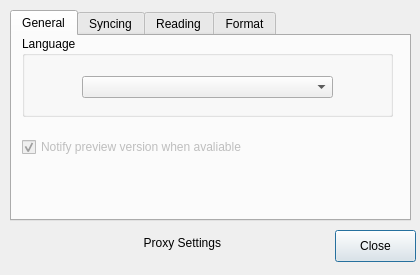
<?xml version="1.0" encoding="UTF-8"?>
<ui version="4.0">
 <class>CWizPreferenceWindow</class>
 <widget class="QDialog" name="CWizPreferenceWindow">
  <property name="geometry">
   <rect>
    <x>0</x>
    <y>0</y>
    <width>420</width>
    <height>275</height>
   </rect>
  </property>
  <property name="sizePolicy">
   <sizepolicy hsizetype="Preferred" vsizetype="Preferred">
    <horstretch>0</horstretch>
    <verstretch>0</verstretch>
   </sizepolicy>
  </property>
  <property name="minimumSize">
   <size>
    <width>420</width>
    <height>275</height>
   </size>
  </property>
  <property name="maximumSize">
   <size>
    <width>420</width>
    <height>275</height>
   </size>
  </property>
  <property name="windowTitle">
   <string>WizPreferenceDialog</string>
  </property>
  <widget class="QTabWidget" name="tabWidget">
   <property name="geometry">
    <rect>
     <x>10</x>
     <y>10</y>
     <width>401</width>
     <height>211</height>
    </rect>
   </property>
   <property name="currentIndex">
    <number>0</number>
   </property>
   <property name="usesScrollButtons">
    <bool>false</bool>
   </property>
   <property name="documentMode">
    <bool>false</bool>
   </property>
   <property name="tabsClosable">
    <bool>false</bool>
   </property>
   <property name="movable">
    <bool>false</bool>
   </property>
   <widget class="QWidget" name="tabGeneral">
    <attribute name="title">
     <string>General</string>
    </attribute>
    <widget class="QGroupBox" name="groupBoxLang">
     <property name="geometry">
      <rect>
       <x>10</x>
       <y>0</y>
       <width>371</width>
       <height>81</height>
      </rect>
     </property>
     <property name="title">
      <string>Language</string>
     </property>
     <widget class="QComboBox" name="comboLang">
      <property name="geometry">
       <rect>
        <x>60</x>
        <y>40</y>
        <width>251</width>
        <height>22</height>
       </rect>
      </property>
     </widget>
    </widget>
    <widget class="QCheckBox" name="checkBox">
     <property name="enabled">
      <bool>false</bool>
     </property>
     <property name="geometry">
      <rect>
       <x>10</x>
       <y>100</y>
       <width>341</width>
       <height>22</height>
      </rect>
     </property>
     <property name="text">
      <string>Notify preview version when avaliable</string>
     </property>
     <property name="checked">
      <bool>true</bool>
     </property>
    </widget>
   </widget>
   <widget class="QWidget" name="tabSyncing">
    <attribute name="title">
     <string>Syncing</string>
    </attribute>
    <widget class="QGroupBox" name="groupBoxSync">
     <property name="geometry">
      <rect>
       <x>10</x>
       <y>0</y>
       <width>371</width>
       <height>151</height>
      </rect>
     </property>
     <property name="title">
      <string>Sync Method</string>
     </property>
     <widget class="QComboBox" name="comboSyncInterval">
      <property name="geometry">
       <rect>
        <x>150</x>
        <y>30</y>
        <width>211</width>
        <height>26</height>
       </rect>
      </property>
      <property name="modelColumn">
       <number>0</number>
      </property>
      <item>
       <property name="text">
        <string>5 minutes</string>
       </property>
      </item>
      <item>
       <property name="text">
        <string>15 minutes</string>
       </property>
      </item>
      <item>
       <property name="text">
        <string>30 minutes</string>
       </property>
      </item>
      <item>
       <property name="text">
        <string>1 hour</string>
       </property>
      </item>
      <item>
       <property name="text">
        <string>Manual</string>
       </property>
      </item>
     </widget>
     <widget class="QLabel" name="labelSyncInterval">
      <property name="geometry">
       <rect>
        <x>10</x>
        <y>30</y>
        <width>131</width>
        <height>26</height>
       </rect>
      </property>
      <property name="text">
       <string>Sync time interval:</string>
      </property>
     </widget>
     <widget class="QLabel" name="labelSyncMethod">
      <property name="geometry">
       <rect>
        <x>10</x>
        <y>70</y>
        <width>151</width>
        <height>26</height>
       </rect>
      </property>
      <property name="text">
       <string>Personal sync method:</string>
      </property>
     </widget>
     <widget class="QComboBox" name="comboSyncMethod">
      <property name="geometry">
       <rect>
        <x>150</x>
        <y>70</y>
        <width>211</width>
        <height>26</height>
       </rect>
      </property>
      <item>
       <property name="text">
        <string>Not download data when syncing</string>
       </property>
      </item>
      <item>
       <property name="text">
        <string>Download recent 1 day's data</string>
       </property>
      </item>
      <item>
       <property name="text">
        <string>Download recent 1 week's data</string>
       </property>
      </item>
      <item>
       <property name="text">
        <string>Download recent 1 month's data</string>
       </property>
      </item>
      <item>
       <property name="text">
        <string>Download all data when syncing</string>
       </property>
      </item>
     </widget>
     <widget class="QComboBox" name="comboSyncGroupMethod">
      <property name="geometry">
       <rect>
        <x>150</x>
        <y>110</y>
        <width>211</width>
        <height>26</height>
       </rect>
      </property>
      <item>
       <property name="text">
        <string>Not download data when syncing</string>
       </property>
      </item>
      <item>
       <property name="text">
        <string>Download recent 1 day's data</string>
       </property>
      </item>
      <item>
       <property name="text">
        <string>Download recent 1 week's data</string>
       </property>
      </item>
      <item>
       <property name="text">
        <string>Download recent 1 month's data</string>
       </property>
      </item>
      <item>
       <property name="text">
        <string>Download all data when syncing</string>
       </property>
      </item>
     </widget>
     <widget class="QLabel" name="labelSyncGroupMethod">
      <property name="geometry">
       <rect>
        <x>10</x>
        <y>110</y>
        <width>151</width>
        <height>26</height>
       </rect>
      </property>
      <property name="text">
       <string>Group sync method:</string>
      </property>
     </widget>
    </widget>
   </widget>
   <widget class="QWidget" name="tabReading">
    <attribute name="title">
     <string>Reading</string>
    </attribute>
    <widget class="QGroupBox" name="groupBoxNoteView">
     <property name="geometry">
      <rect>
       <x>10</x>
       <y>0</y>
       <width>371</width>
       <height>121</height>
      </rect>
     </property>
     <property name="title">
      <string>Default note view</string>
     </property>
     <widget class="QRadioButton" name="radioAuto">
      <property name="geometry">
       <rect>
        <x>30</x>
        <y>30</y>
        <width>301</width>
        <height>17</height>
       </rect>
      </property>
      <property name="text">
       <string>Auto (Keep view state)</string>
      </property>
     </widget>
     <widget class="QRadioButton" name="radioAlwaysEditing">
      <property name="geometry">
       <rect>
        <x>30</x>
        <y>60</y>
        <width>301</width>
        <height>17</height>
       </rect>
      </property>
      <property name="text">
       <string>Always open note in Editing-View</string>
      </property>
     </widget>
     <widget class="QRadioButton" name="radioAlwaysReading">
      <property name="geometry">
       <rect>
        <x>30</x>
        <y>90</y>
        <width>301</width>
        <height>17</height>
       </rect>
      </property>
      <property name="text">
       <string>Always open note in Reading-View</string>
      </property>
     </widget>
    </widget>
   </widget>
   <widget class="QWidget" name="tabFormat">
    <attribute name="title">
     <string>Format</string>
    </attribute>
    <widget class="QGroupBox" name="groupBox">
     <property name="geometry">
      <rect>
       <x>10</x>
       <y>0</y>
       <width>371</width>
       <height>91</height>
      </rect>
     </property>
     <property name="title">
      <string>Default font</string>
     </property>
     <widget class="QLineEdit" name="editFont">
      <property name="geometry">
       <rect>
        <x>20</x>
        <y>40</y>
        <width>241</width>
        <height>28</height>
       </rect>
      </property>
      <property name="inputMask">
       <string notr="true"/>
      </property>
      <property name="text">
       <string/>
      </property>
      <property name="alignment">
       <set>Qt::AlignCenter</set>
      </property>
      <property name="readOnly">
       <bool>true</bool>
      </property>
     </widget>
     <widget class="QPushButton" name="buttonFontSelect">
      <property name="geometry">
       <rect>
        <x>270</x>
        <y>39</y>
        <width>91</width>
        <height>31</height>
       </rect>
      </property>
      <property name="text">
       <string>Select</string>
      </property>
      <property name="autoDefault">
       <bool>false</bool>
      </property>
     </widget>
    </widget>
   </widget>
  </widget>
  <widget class="QPushButton" name="btnClose">
   <property name="geometry">
    <rect>
     <x>335</x>
     <y>230</y>
     <width>81</width>
     <height>32</height>
    </rect>
   </property>
   <property name="sizePolicy">
    <sizepolicy hsizetype="Preferred" vsizetype="Fixed">
     <horstretch>0</horstretch>
     <verstretch>0</verstretch>
    </sizepolicy>
   </property>
   <property name="text">
    <string>Close</string>
   </property>
  </widget>
  <widget class="QLabel" name="labelProxySettings">
   <property name="geometry">
    <rect>
     <x>50</x>
     <y>233</y>
     <width>171</width>
     <height>20</height>
    </rect>
   </property>
   <property name="text">
    <string>Proxy Settings</string>
   </property>
   <property name="alignment">
    <set>Qt::AlignRight|Qt::AlignTrailing|Qt::AlignVCenter</set>
   </property>
  </widget>
 </widget>
 <resources/>
 <connections/>
</ui>
